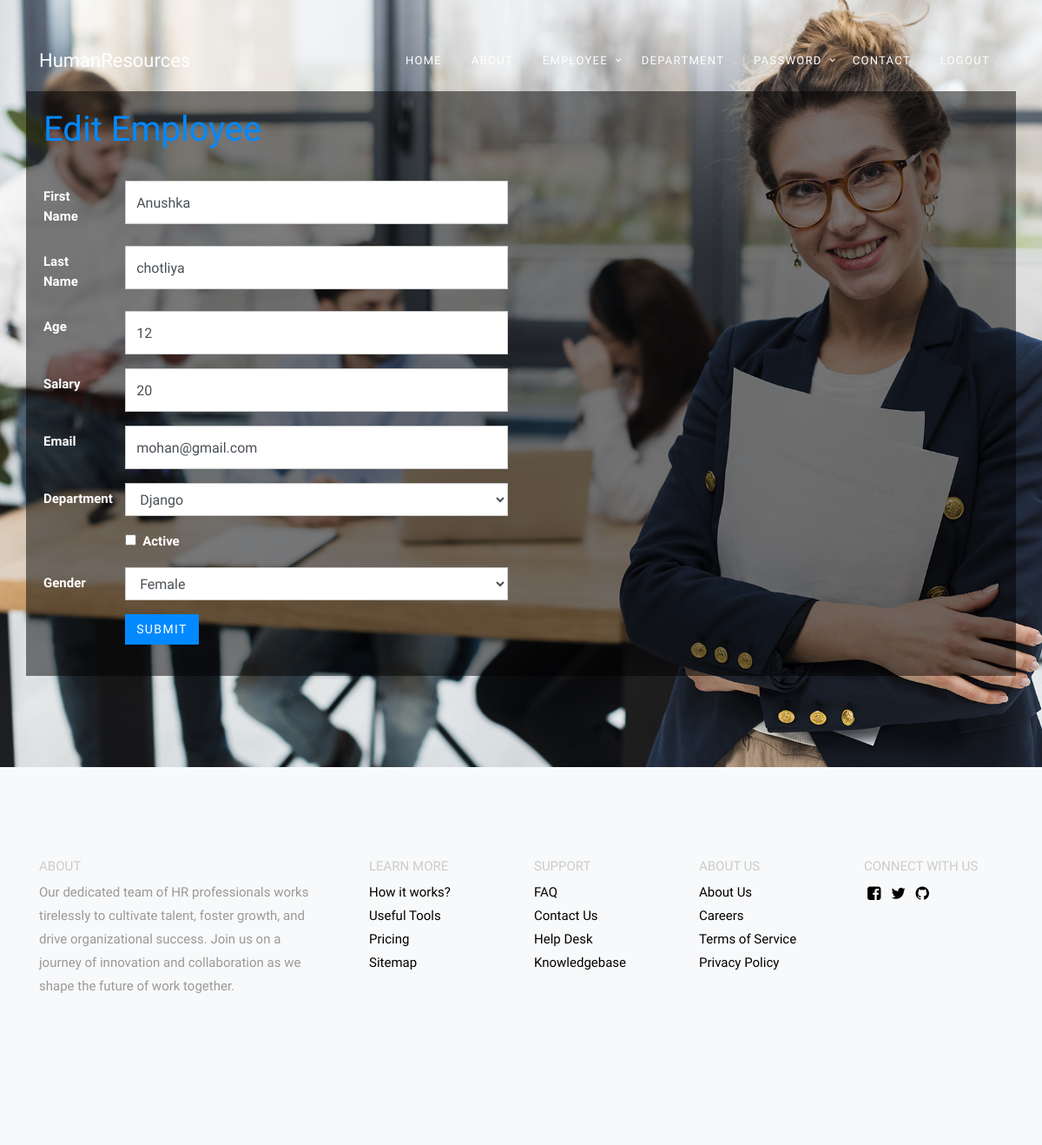
The app's page /employee/49/edit/ (signed in) with its own data.
### data/models.py (models this page shows, shortened)
class Employee(models.Model):
    first_name = models.CharField(max_length=255)
    last_name = models.CharField(max_length=255)
    age = models.IntegerField(blank=True, null=True)
    salary = models.IntegerField(blank=True, null=True)
    email = models.CharField(max_length=255, default=None, null=True)
    dep = models.ForeignKey('Department', null=True,blank=True, on_delete=models.CASCADE)
    is_active = models.BooleanField(default=None, null=True)
    gender = models.CharField(max_length=15, choices=GENDER_CHOICES, default=None, null=True)
    class Meta:
        ordering = ['id']

class Department(models.Model):
    dep_name = models.CharField(max_length=25, verbose_name="Department Name")

### data/views.py (the view, shortened to what this page needs)
# urls.py: path('employee/<int:id>/edit/', views.edit_emp_view, name='edit_emp'),
@login_required(login_url="/home/")
def edit_emp_view(request, id):
    dep_list = Department.objects.all()
    emp = Employee.objects.get(id=id)
    context = {
        'emp': emp,
        "Department_list": dep_list,
    }
    template = loader.get_template('add_employee.html')
    return HttpResponse(template.render(context, request))

### data/templates/add_employee.html (shortened to what this page needs)
{% load static %}
{% block content %}
<!DOCTYPE html>
<html lang="en">
<head>
    <link rel="stylesheet" href="https://stackpath.bootstrapcdn.com/bootstrap/4.5.2/css/bootstrap.min.css">
    <link rel="stylesheet" href="{% static 'data/css/style.css' %}">
</head>
<body>
    <div class="js-animsition animsition" id="site-wrap" data-animsition-in-class="fade-in" data-animsition-out-class="fade-out">
        <header class="templateux-navbar" role="banner">
            <div class="container"  data-aos="fade-down">
              <div class="row">
                <div class="col-3 templateux-logo">
                  <a href="" class="animsition-link">HumanResources</a>
                </div>
                <nav class="col-9 site-nav">
                  <ul class="sf-menu templateux-menu d-none d-md-block">
                    <li class="active">
                      <a href="/home/" class="animsition-link">Home</a>
                    </li>
                    <li><a href="/about_us/" class="animsition-link">About</a></li>
                    <li>
                      <a href="" class="animsition-link">Employee</a>
                      </li>
                      </ul>
                    <li><a href="/department/" class="animsition-link">Department</a></li>
                    <li>
                      <a href="" class="animsition-link">Password</a>
                        <li>
                    <li><a href="/contact_us/" class="animsition-link">Contact</a></li>
                    <li><a href="/logout/" class="animsition-link">Logout</a><li>
                </nav>
              </div>
            </div>
          </header>
          <div class="templateux-section" style="background-image: url('{% static 'data/images/slider-1.jpg' %}'); background-size: cover; background-position: center;">
            <div class="container">
              <div class="row">
<div class="container form-container" style="background-color: rgba(0, 0, 0, 0.5); padding: 20px;">
    <h1 class="text-primary">{% if emp.first_name %}Edit{% else %}Add{% endif %} Employee</h1>
    <form method="post" action="{% if emp.id %}{% url 'edit_emp' emp.id %}{% else %}{% url 'add_emp' %}{% endif %}">
        <input type="hidden" name="emp_id" id="emp_id" value="{{ emp.id }}"> <br>
        <div class="form-group row">
            <label for="first_name" class="col-sm-1 col-form-label">First Name</label>
            <div class="col-sm-5">
                <input type="text" class="form-control" name="first_name" id="first_name" value="{{ emp.first_name }}" placeholder="Enter First Name" required>
            </div>
        </div>
        <div class="form-group row">
            <label for="last_name" class="col-sm-1 col-form-label">Last Name</label>
            <div class="col-sm-5">
                <input type="text" class="form-control" name="last_name" id="last_name" value="{{ emp.last_name }}" placeholder="Enter Last Name" required>
            </div>
        </div>
        <div class="form-group row">
            <label for="age" class="col-sm-1 col-form-label">Age</label>
            <div class="col-sm-5">
                <input type="number" class="form-control" name="age" id="age" value="{{ emp.age }}" placeholder="Enter Age" required>
            </div>
        </div>
        <div class="form-group row">
            <label for="salary" class="col-sm-1 col-form-label">Salary</label>
            <div class="col-sm-5">
                <input type="number" class="form-control" name="salary" id="salary" value="{{ emp.salary }}" placeholder="Enter Salary" required>
            </div>
        </div>
        <div class="form-group row">
            <label for="email" class="col-sm-1 col-form-label">Email</label>
            <div class="col-sm-5">
                <input type="email" class="form-control" name="email" id="email" value="{{ emp.email }}" placeholder="Enter Email" required>
            </div>
        </div>
        <div class="form-group row">
            <label for="dep_id" class="col-sm-1 col-form-label">Department</label>
            <div class="col-sm-5">
                <select name="dep_id" class="form-control">
                    {% for dep in Department_list %}
                        <option value="{{ dep.id }}" {% if dep.id == emp.dep_id %}selected{% endif %}>{{ dep.dep_name }}</option>
                    {% endfor %}
                </select>
            </div>
        </div>
        <div class="form-group row">
            <div class="col-sm-5 offset-sm-1">
                <div class="form-check">
                    <input class="form-check-input" type="checkbox" name="is_active" id="is_active" {% if emp.is_active %}checked{% endif %}>
                    <label class="form-check-label" for="is_active">Active</label>
                </div>
            </div>
        </div>
        <div class="form-group row">
            <label for="gender" class="col-sm-1 col-form-label">Gender</label>
            <div class="col-sm-5">
                <select name="gender" id="gender" class="form-control">
                    <option value="Female" {% if emp.gender == "Female" %}selected{% endif %}>Female</option>
                </select>
            </div>
        </div>
        <div class="form-group row">
            <div class="col-sm-5 offset-sm-1">
                <button type="submit" class="btn btn-primary">Submit</button>
            </div>
        </div>
    </form>
</div>
</div>
</div>
</div>
<footer class="templateux-footer bg-light">
    <div class="container">
      <div class="row mb-5">
        <div class="col-md-4 pr-md-5">
          <div class="block-footer-widget">
            <h3>About</h3>
            <p>Our dedicated team of HR professionals works tirelessly to cultivate talent, foster growth, and drive organizational success. Join us on a journey of innovation and collaboration as we shape the future of work together.</p>
          </div>
        </div>
        <div class="col-md-8">
          <div class="row">
            <div class="col-md-3">
              <div class="block-footer-widget">
                <h3>Learn More</h3>
                <ul class="list-unstyled">
                  <li><a href="#">How it works?</a></li>
                  <li><a href="#">Useful Tools</a></li>
                  <li><a href="#">Pricing</a></li>
                  <li><a href="#">Sitemap</a></li>
                </ul>
              </div>
            </div>
            <div class="col-md-3">
              <div class="block-footer-widget">
                <h3>Support</h3>
                <ul class="list-unstyled">
                  <li><a href="#">FAQ</a></li>
                  <li><a href="#">Contact Us</a></li>
                  <li><a href="#">Help Desk</a></li>
                  <li><a href="#">Knowledgebase</a></li>
                </ul>
              </div>
            </div>
            <div class="col-md-3">
              <div class="block-footer-widget">
                <h3>About Us</h3>
                <ul class="list-unstyled">
                  <li><a href="#">About Us</a></li>
                  <li><a href="#">Careers</a></li>
                  <li><a href="#">Terms of Service</a></li>
                  <li><a href="#">Privacy Policy</a></li>
                </ul>
              </div>
            </div>
            <div class="col-md-3">
              <div class="block-footer-widget">
                <h3>Connect With Us</h3>
                <ul class="list-unstyled block-social">
                  <li><a href="#" class="p-1"><span class="icon-facebook-square"></span></a></li>
                  <li><a href="#" class="p-1"><span class="icon-twitter"></span></a></li>
                  <li><a href="#" class="p-1"><span class="icon-github"></span></a></li>
                </ul>
              </div>
            </div>
          </div>
        </div>
      </div>
    </div>
  </footer>
</div>
</body>
</html>
{% endblock %}

### data/templates/add_employee.html (style rules this page uses)
label { font-weight: bold; color: white; }

### records on screen
Employee: first_name "Anushka", last_name "chotliya", age "12", salary "20", email "mohan@gmail.com", dep_id "Django", gender "Female"
